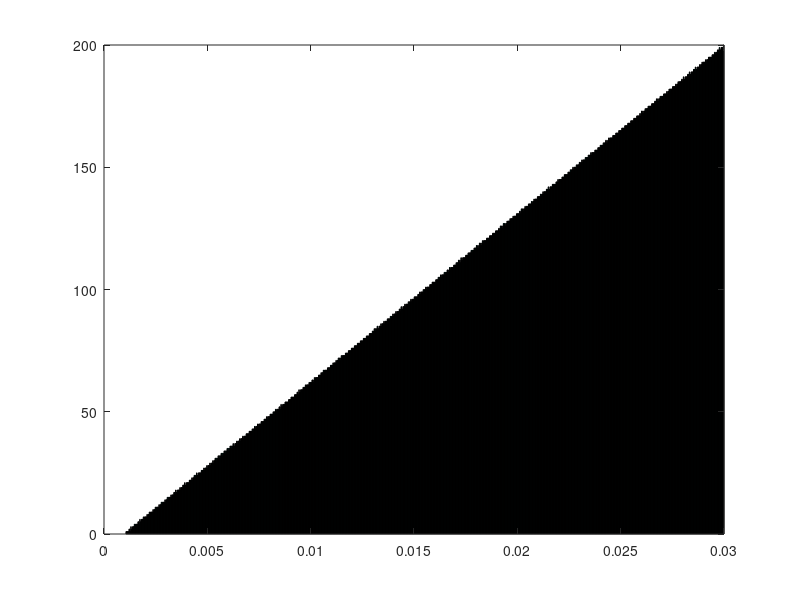

Here is the MATLAB script that generated this plot:
clear all; close all;
%%%%%%%%% Here we difine form function (it can be any function)
x=[0:0.01:50]*1e-3;
n=length(x);
y(1:n)=0;
for i=1:n,
    if (x(i)>1e-3) && (x(i)<=30e-3),
        y(i)=x(i)-1e-3;
    end;
end;
%%%%%%%%%%% end of form factor definition %%%%%%%%%%%%%%%%%%
pdf=y/sum(y);
cdf=cumsum(pdf);
[cdf,mask]=unique(cdf);
X=x(mask);

Npz=100000;   % number of particles 
ds=1/Npz;
Particles(1:Npz,1)=0;
for i=1:Npz,
    Particles(i,1)=(i-0.5)*ds;   
end;
% convert the uniform to the desired
Particles = interp1(cdf, X,Particles);

hist(Particles(:,1),1000);
ff=fopen('ECHO2D\particles.in','w');
fwrite(ff,Npz,'double');
fwrite(ff,Particles,'double');
fclose(ff);
